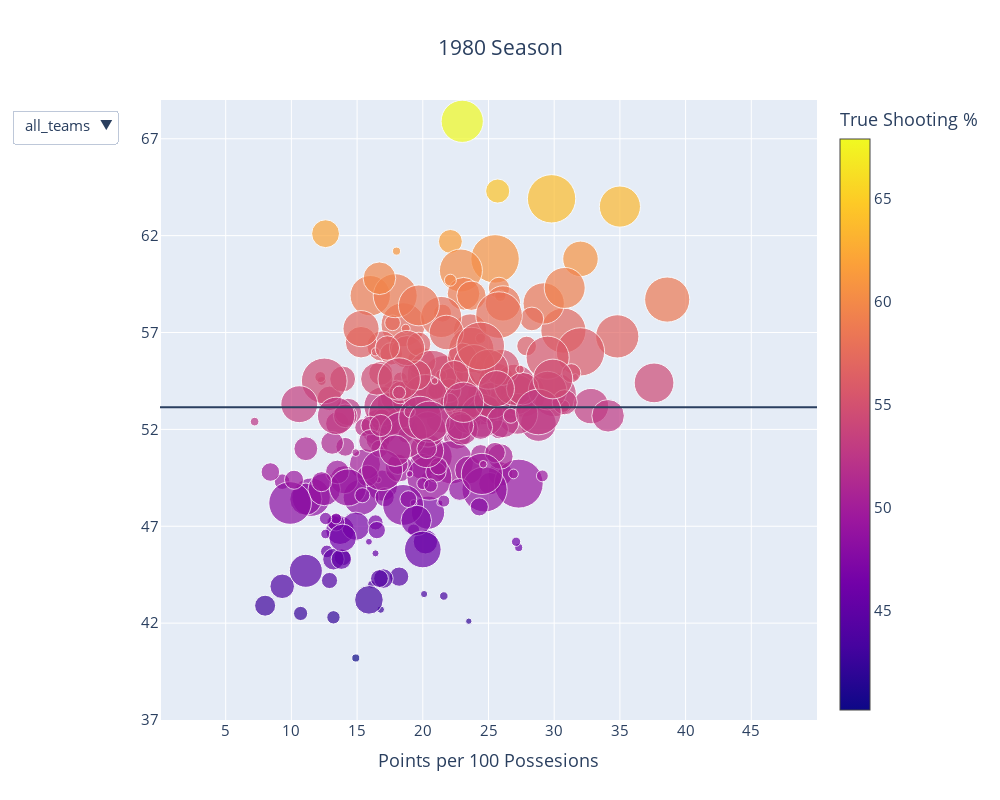

Notebook source saved alongside this figure:
### Code cell
fig = season_graph(df,1980,seasons[1980]*100)
fig.show()
